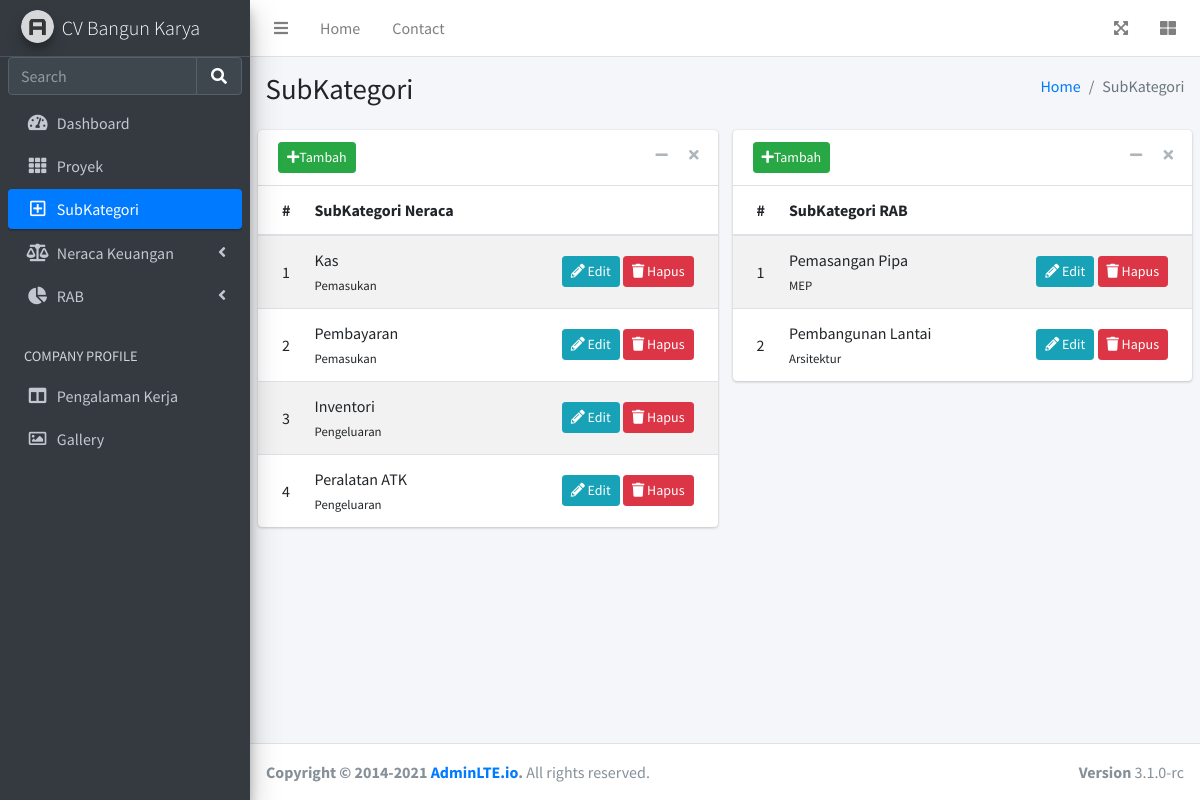
The app's page /subkategori, older data.
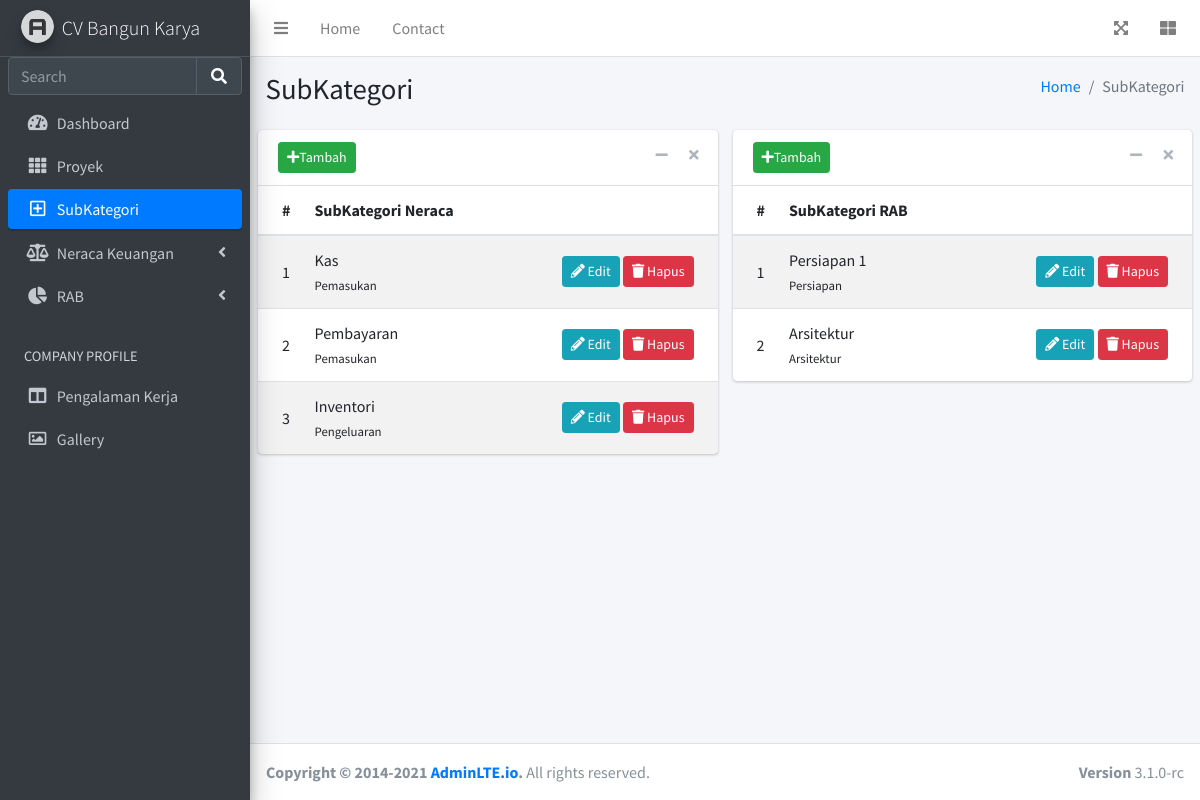
The same page, newer data.
### app.py (models this page shows)
class SubkategoriNeraca(db.Model):
    id = db.Column(db.Integer, primary_key=True)
    nama = db.Column(db.String(100), nullable=False)
    kategori = db.Column(db.String(200), nullable=False)
    date_created = db.Column(db.DateTime, default=datetime.utcnow)

class SubkategoriRAB(db.Model):
    id = db.Column(db.Integer, primary_key=True)
    nama = db.Column(db.String(100), nullable=False)
    kategori = db.Column(db.String(200), nullable=False)
    date_created = db.Column(db.DateTime, default=datetime.utcnow)

### app.py (the view)
@app.route('/subkategori', methods=['GET'])
def subkategori():
    neraca = SubkategoriNeraca.query.order_by(SubkategoriNeraca.date_created).all()
    rab = SubkategoriRAB.query.order_by(SubkategoriRAB.date_created).all()
    return render_template('subkategori.html', neracas = neraca, rabs = rab)

### templates/subkategori.html (shortened to what the changed rows need)
{% extends 'base.html' %}
{% block body %}
<div class="content-wrapper">
    <section class="content-header">
      <div class="container-fluid">
        <div class="row mb-2">
          <div class="col-sm-6">
            <h1>SubKategori</h1>
          </div>
        </div>
      </div>
    </section>
    <section class="content">
      <div class="row">
        <div class="col-lg-6 col-md-12 col-sm-12">
          <div class="card">
            <div class="card-body p-0">
            <table class="table table-striped projects">
                <thead>
                    <tr>
                        <th style="width: 2%">
                            #
                        </th>
                        <th>
                            SubKategori Neraca
                        </th>
                        <th style="width: 40%">
                        </th>
                    </tr>
                </thead>
                <tbody>
                  {% for neraca in neracas %}
                    <tr>
                        <td>
                            {{ neraca.id }}
                        </td>
                        <td>
                            <a>
                                {{ neraca.nama }}
                            </a>
                            <br/>
                            <small>
                                {{ neraca.kategori }}
                            </small>
                        </td>
                        <td class="project-actions text-right">
                            <a class="btn btn-info btn-sm" href="#">
                                <i class="fas fa-pencil-alt">
                                </i>
                                Edit
                            </a>
                            <a class="btn btn-danger btn-sm" href="#">
                                <i class="fas fa-trash">
                                </i>
                                Hapus
                            </a>
                        </td>
                    </tr>
                  {% endfor %}
                </tbody>
            </table>
            </div>
          </div>
        </div>
        <div class="col-lg-6 col-md-12 col-sm-12">
          <div class="card">
            <div class="card-body p-0">
            <table class="table table-striped projects">
                <thead>
                    <tr>
                        <th style="width: 2%">
                            #
                        </th>
                        <th>
                            SubKategori RAB
                        </th>
                        <th style="width: 40%">
                        </th>
                    </tr>
                </thead>
                <tbody>
                  {% for rab in rabs %}
                    <tr>
                        <td>
                            {{ rab.id }}
                        </td>
                        <td>
                            <a>
                                {{ rab.nama }}
                            </a>
                            <br/>
                            <small>
                                {{ rab.kategori }}
                            </small>
                        </td>
                        <td class="project-actions text-right">
                            <a class="btn btn-info btn-sm" href="#">
                                <i class="fas fa-pencil-alt">
                                </i>
                                Edit
                            </a>
                            <a class="btn btn-danger btn-sm" href="#">
                                <i class="fas fa-trash">
                                </i>
                                Hapus
                            </a>
                        </td>
                    </tr>
                  {% endfor %}
                </tbody>
            </table>
            </div>
          </div>
        </div>
      </div>
    </section>
  </div>
{% endblock %}

Row changes from the older to the newer data that the page shows:
removed SubkategoriNeraca: id "4", nama "Peralatan ATK", kategori "Pengeluaran"
changed SubkategoriRAB id 1: nama "Pemasangan Pipa" → "Persiapan 1"; kategori "MEP" → "Persiapan"
changed SubkategoriRAB "Arsitektur": nama "Pembangunan Lantai" → "Arsitektur"
